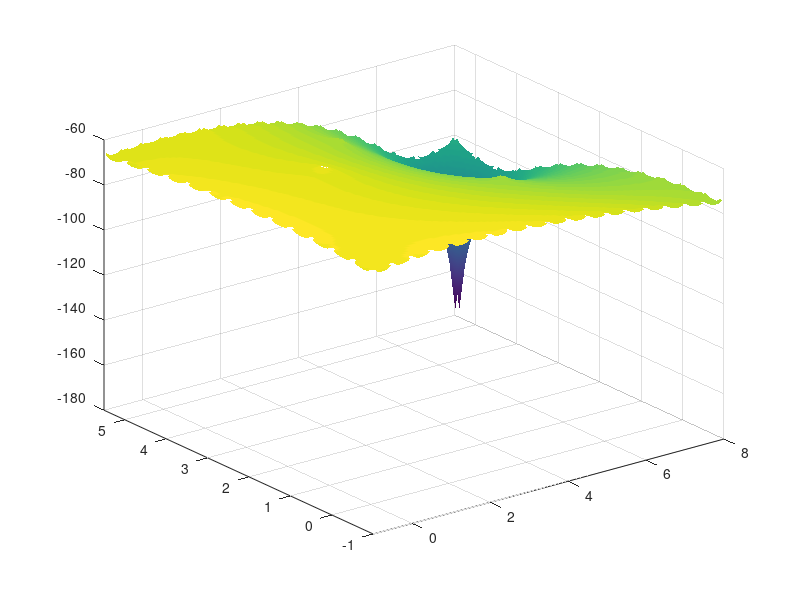
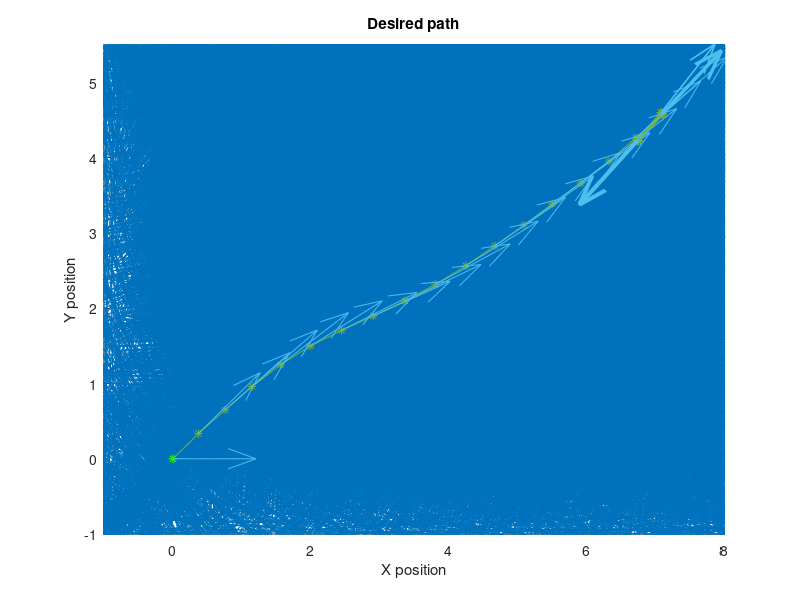

Here is the MATLAB script that generated these plots, in order:
function run = runCourse(DRYRUN)
% GAUNTLET_LEVEL_02.m  Run the gauntlet with no obstacles and known BoB
% DRYRUN: run without connecting to Neato.
    %% args
    if nargin < 1
        DRYRUN = true;
    end
    %% gauntlet info
    init_pos = [0,0];
    init_head = 0;

    bob_pos = [7, 4.5];
    box_pos = [2 3; 4 4.5; 5.5 2];
    walls_pos = [-1,-1, -1,5.5; -1,5.5, 8,5.5; 8,5.5, 8,-1; 8,-1, -1,-1];  % rows of two points defining wall line segments
%     walls_pos = [8,5.5,8,-1; 8,-1, -1,-1];
    
    run.init.pos = init_pos;
    run.init.head = init_head;
    run.bob.pos = bob_pos;
    run.boxes.pos = box_pos;
    run.walls.pos = walls_pos;
    
    run.wheel_vel = [];
    run.times = [];

    %% setup
    max_speed = 0.3;
    d = 0.24*3.2;
    
    rs = 0.15*3.2;
    vs = 0.15*3.2;
    
    if ~DRYRUN
        disp("Connecting to robut.")
        vel_pub = rospublisher('/raw_vel');

        cleanUp = @() stop(vel_pub);  % stop on exit/error
        cleanupObj = onCleanup(cleanUp);
    end
    
    % calculate course
    r = 0.05;  % resolution
    x = -10:r:10;
    y = -10:r:10;
    [X,Y] = meshgrid(x,y);
    % build course
    Z = point2field(bob_pos,X,Y,exp(1))*20;
    for i = 1:length(box_pos)
        Z = Z - point2field(box_pos(i,:),X,Y,exp(1))*1;
    end
    % add walls
    for i = 1:length(walls_pos(:,1))
        p1 = walls_pos(i,1:2);
        p2 = walls_pos(i,3:4);
        Z = Z - line2field(p1,p2,X,Y,0.5)*1;
    end
    % remove Inf
%     Z(Z==Inf) = 100;
%     Z(Z==-Inf) = -100;

    figure;
    surf(X,Y,Z)
    shading interp
    ylim([-1 5.5])
    xlim([-1 8])
    figure; hold on
    contour(X,Y,Z,100)
    
    [Gx,Gy] = gradient(Z,r);
    quiver(X,Y,-Gx,-Gy,10)
%     hold off
    
    %% Calculating course
    a = 0.5;  % step size
    pos(:,1) = [0;0];
    head(1) = 0;
    for i = 2:40
        cpos = pos(:,i-1);
        xi = find_nearest(cpos(1), X(1,:));  % index of x pos
        yi = find_nearest(cpos(2), Y(:,1));  % index of y pos
        g = -[Gx(yi,xi);Gy(yi,xi)];  % flip gradient
        head(i) = atan2(g(2),g(1));  % preserve direction
        pos(:,i) = cpos + (g/vecnorm(g)).*a;
    end
    
    %% Plot desired path
%     figure; hold on;
%     contour(X,Y,Z,100)
    plot(pos(1,:),pos(2,:),'*-')
    plot(pos(1,1),pos(2,1),'*g')
    quiver(pos(1,:),pos(2,:),cos(head),sin(head))
    title("Desired path")
    xlabel("X position")
    ylabel("Y position")
    ylim([-1 5.5])
    xlim([-1 8])
%     axis equal

    %% Calculate commands
    dist = vecnorm(diff(pos,1,2));
    rot = diff(head);
    Vr = [];
    Vl = [];
    T = [];
    for i = 1:length(rot)
        % rotate
        rs = 0.15*3.2;  % rotation speed
        if rot(i) > 0
            Vr = [Vr rs];
            Vl = [Vl -rs];
        else
            Vr = [Vr -rs];
            Vl = [Vl rs];
        end
        T = [T (rot(i) / ((Vr(end) - Vl(end))/d))];
        % advance
        vs = 0.15*3.2;  % linear velocity speed
        Vr = [Vr vs];
        Vl = [Vl vs];
        T = [T (norm(dist(:,i)) / vs)];
    end

    Vl = Vl ./ 3.2;
    Vr = Vr ./ 3.2;

    %% Run course    
    fprintf("Max Vr: \t%.3f\n",max(Vr))
    fprintf("Max Vl: \t%.3f\n",max(Vl))
    fprintf("Min time: \t%.6f\n",min(T))
    if min(T) < 0
        disp("WARNING: Times less than zero")
    end
    if max(Vr) > max_speed || max(Vl) > max_speed
        disp("WARNING: Velocities greater than max of "+string(max_speed)+".")
    end
    
    run.wheel_vel = [Vl',Vr'];
    run.times = T';
    % Run course if not a dry run
    if ~DRYRUN
        drive(T,Vl,Vr)
    end
    
    %% functions
    function move(vl,vr,t)
        run.wheel_vel = [run.wheel_vel; [vl,vr]];
        run.times = [run.times; t];
        if ~DRYRUN
            setVel(vl,vr)
            pause(t)
        end
    end

    function d = getDistance(p1,p2)
    % GETDISTANCE  get the distance between two points
        points = num2cell([p1,p2]);
        [x1,y1,x2,y2] = deal(points{:});
        d = sqrt((x2-x1)^2 + (y2-y1)^2);
    end

    function stop(pub)
    % STOP  stop the robot
        disp("Stopping robot")
        message = rosmessage(pub);
        message.Data = [0 0];
        send(pub, message);
    end

    function setVel(vl, vr)
    % SETVEL  set the wheel velocities (in feet)
        message = rosmessage(vel_pub);
        message.Data = [vl vr] / 3.2;
        send(vel_pub, message);
    end

end

function i = find_nearest(val,range)
    [v,i] = min(abs(range - val));
end

function Z = point2field(p1,X,Y, scale)
        Z = log(sqrt((X - p1(1)).^2 + (Y - p1(2)).^2))/log(scale);
end

function [Z] = line2field(p1,p2,X,Y,r)
    Z = 0;
    dy = p2(2) - p1(2);
    dx = p2(1) - p1(1);
    num_points = round(getDistance(p1,p2) / r);
    for n = 0:num_points
       Z = Z + point2field(p1 + [dx,dy]/num_points*n, X, Y, exp(1));%/num_points;
    end
end

function drive(Times,Vl,Vr)
%RUNCOURSE  Run the robot through a precalculated course
%   Times is an array of pause lengths between commands.
%   Vl is an array of speeds for the left wheel.
%   Vr is an array of speeds for the right wheel.
    
    cleanupObj = onCleanup(@cleanMeUp);

    sub = rossubscriber('/bump');
    pub = rospublisher('/raw_vel');
    message = rosmessage(pub);

    disp("Ready to run course.")
    disp("Press any key to start.")
    disp("Press CTRL+C to stop.")
    pause();  % wait for input
    disp("Starting run.")
    
    % loop through times and velocities
    for i = 1:length(Times)
        message.Data = [Vl(i), Vr(i)];
        send(pub, message);
        pause(Times(i));
    end

    function cleanMeUp()
    % Called when the function is aborted or finished.
        disp("Stopping robut.")
        message.Data = [0,0];
        send(pub,message);
    end
end